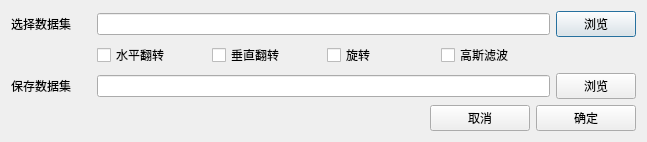
<?xml version="1.0" encoding="UTF-8"?>
<ui version="4.0">
 <class>DataSetAug</class>
 <widget class="QDialog" name="DataSetAug">
  <property name="geometry">
   <rect>
    <x>0</x>
    <y>0</y>
    <width>647</width>
    <height>123</height>
   </rect>
  </property>
  <property name="windowTitle">
   <string>数据集增强</string>
  </property>
  <layout class="QGridLayout" name="gridLayout_2">
   <item row="0" column="0" colspan="3">
    <layout class="QGridLayout" name="gridLayout">
     <item row="0" column="0">
      <widget class="QLabel" name="label">
       <property name="maximumSize">
        <size>
         <width>80</width>
         <height>16777215</height>
        </size>
       </property>
       <property name="layoutDirection">
        <enum>Qt::LeftToRight</enum>
       </property>
       <property name="autoFillBackground">
        <bool>false</bool>
       </property>
       <property name="inputMethodHints">
        <set>Qt::ImhNone</set>
       </property>
       <property name="text">
        <string>选择数据集</string>
       </property>
       <property name="alignment">
        <set>Qt::AlignLeading|Qt::AlignLeft|Qt::AlignVCenter</set>
       </property>
      </widget>
     </item>
     <item row="0" column="1" colspan="4">
      <widget class="QLineEdit" name="lineEditinputDataset"/>
     </item>
     <item row="0" column="5">
      <widget class="QPushButton" name="pushButton_input">
       <property name="text">
        <string>浏览</string>
       </property>
      </widget>
     </item>
     <item row="1" column="1">
      <widget class="QCheckBox" name="checkBox_0">
       <property name="text">
        <string>水平翻转</string>
       </property>
      </widget>
     </item>
     <item row="1" column="2">
      <widget class="QCheckBox" name="checkBox_1">
       <property name="text">
        <string>垂直翻转</string>
       </property>
      </widget>
     </item>
     <item row="1" column="3">
      <widget class="QCheckBox" name="checkBox_2">
       <property name="text">
        <string>旋转</string>
       </property>
      </widget>
     </item>
     <item row="1" column="4">
      <widget class="QCheckBox" name="checkBox_3">
       <property name="text">
        <string>高斯滤波</string>
       </property>
      </widget>
     </item>
     <item row="2" column="0">
      <widget class="QLabel" name="label_3">
       <property name="text">
        <string>保存数据集</string>
       </property>
       <property name="alignment">
        <set>Qt::AlignLeading|Qt::AlignLeft|Qt::AlignVCenter</set>
       </property>
      </widget>
     </item>
     <item row="2" column="1" colspan="4">
      <widget class="QLineEdit" name="lineEditOutputDir"/>
     </item>
     <item row="2" column="5">
      <widget class="QPushButton" name="pushButton_save">
       <property name="maximumSize">
        <size>
         <width>80</width>
         <height>16777215</height>
        </size>
       </property>
       <property name="text">
        <string>浏览</string>
       </property>
      </widget>
     </item>
    </layout>
   </item>
   <item row="1" column="0">
    <layout class="QVBoxLayout" name="verticalLayout"/>
   </item>
   <item row="1" column="1">
    <widget class="QPushButton" name="pushButtonCancel">
     <property name="maximumSize">
      <size>
       <width>100</width>
       <height>16777215</height>
      </size>
     </property>
     <property name="text">
      <string>取消</string>
     </property>
    </widget>
   </item>
   <item row="1" column="2">
    <widget class="QPushButton" name="pushButtonOK">
     <property name="maximumSize">
      <size>
       <width>100</width>
       <height>16777215</height>
      </size>
     </property>
     <property name="text">
      <string>确定</string>
     </property>
    </widget>
   </item>
  </layout>
 </widget>
 <resources/>
 <connections/>
</ui>
